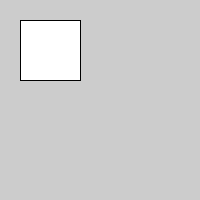
Frame 1 (no input)
Frame 60 (the mouse pressed at the canvas centre just before this capture): identical to frame 1, image omitted
Frame 120 (the mouse held since frame 60 and released just before this capture): identical to frame 1, image omitted

The Processing sketch that drew this single still picture (run headless with seeded random() and noise(); from frame 60 on, the mouse is pressed at the canvas centre):

// Processing sketch: sketch048a
// ── sketch048a.pde
void setup ()
{
  size (200, 200);
}

void draw ()
{
  rect(20, 20, 60, 60);
}

void mousePressed ()
{
  link ("https://www.microsoft.com");
}
